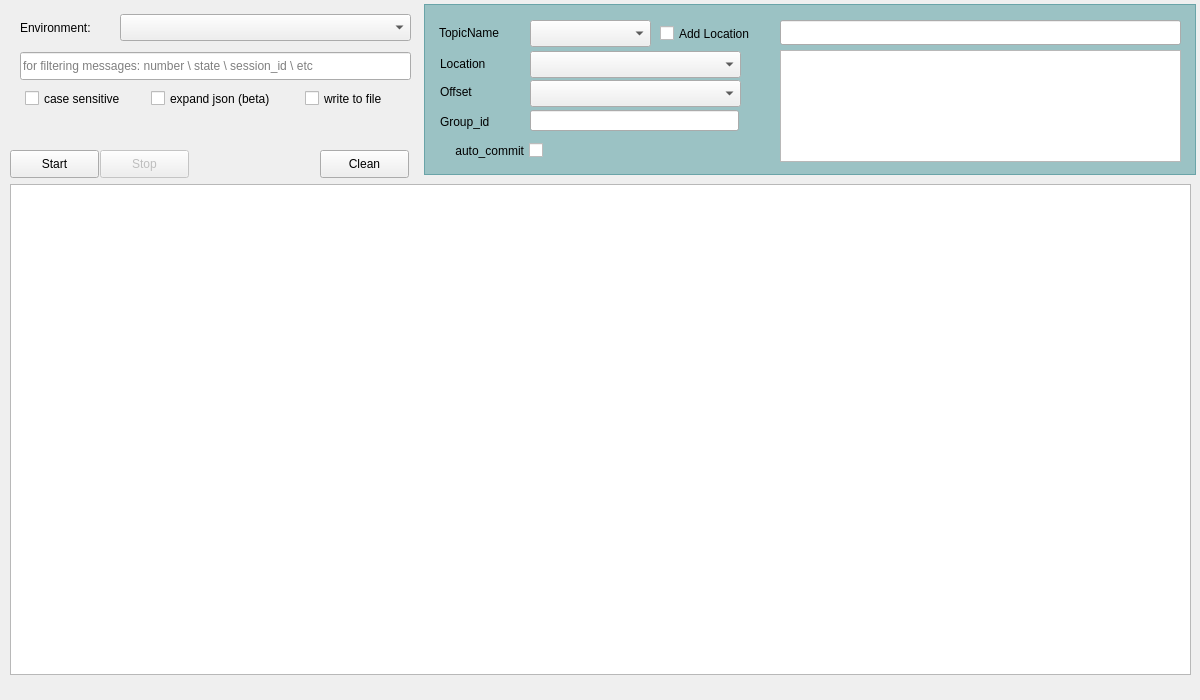
<?xml version="1.0" encoding="UTF-8"?>
<ui version="4.0">
 <class>Form</class>
 <widget class="QWidget" name="Form">
  <property name="geometry">
   <rect>
    <x>0</x>
    <y>0</y>
    <width>1200</width>
    <height>700</height>
   </rect>
  </property>
  <property name="sizePolicy">
   <sizepolicy hsizetype="Fixed" vsizetype="Fixed">
    <horstretch>0</horstretch>
    <verstretch>0</verstretch>
   </sizepolicy>
  </property>
  <property name="maximumSize">
   <size>
    <width>1200</width>
    <height>700</height>
   </size>
  </property>
  <property name="windowTitle">
   <string>KafkaConsumer</string>
  </property>
  <widget class="QPushButton" name="btnStart">
   <property name="geometry">
    <rect>
     <x>10</x>
     <y>150</y>
     <width>89</width>
     <height>28</height>
    </rect>
   </property>
   <property name="text">
    <string>Start</string>
   </property>
  </widget>
  <widget class="QPushButton" name="btnStop">
   <property name="enabled">
    <bool>false</bool>
   </property>
   <property name="geometry">
    <rect>
     <x>100</x>
     <y>150</y>
     <width>89</width>
     <height>28</height>
    </rect>
   </property>
   <property name="text">
    <string>Stop</string>
   </property>
  </widget>
  <widget class="QPushButton" name="btnFile">
   <property name="enabled">
    <bool>true</bool>
   </property>
   <property name="geometry">
    <rect>
     <x>350</x>
     <y>114</y>
     <width>34</width>
     <height>31</height>
    </rect>
   </property>
   <property name="cursor">
    <cursorShape>PointingHandCursor</cursorShape>
   </property>
   <property name="toolTip">
    <string>Open file</string>
   </property>
   <property name="styleSheet">
    <string notr="true">border: 0 solod black;</string>
   </property>
   <property name="text">
    <string/>
   </property>
   <property name="icon">
    <iconset>
     <normaloff>../img/folder.png</normaloff>../img/folder.png</iconset>
   </property>
   <property name="iconSize">
    <size>
     <width>24</width>
     <height>24</height>
    </size>
   </property>
  </widget>
  <widget class="QLabel" name="labelFile">
   <property name="geometry">
    <rect>
     <x>20</x>
     <y>120</y>
     <width>311</width>
     <height>20</height>
    </rect>
   </property>
   <property name="sizePolicy">
    <sizepolicy hsizetype="Fixed" vsizetype="Fixed">
     <horstretch>0</horstretch>
     <verstretch>0</verstretch>
    </sizepolicy>
   </property>
   <property name="layoutDirection">
    <enum>Qt::LeftToRight</enum>
   </property>
   <property name="text">
    <string/>
   </property>
   <property name="alignment">
    <set>Qt::AlignLeading|Qt::AlignLeft|Qt::AlignVCenter</set>
   </property>
  </widget>
  <widget class="QTextBrowser" name="editNotifications">
   <property name="geometry">
    <rect>
     <x>10</x>
     <y>184</y>
     <width>1181</width>
     <height>491</height>
    </rect>
   </property>
   <property name="font">
    <font>
     <pointsize>10</pointsize>
    </font>
   </property>
   <property name="html">
    <string>&lt;!DOCTYPE HTML PUBLIC &quot;-//W3C//DTD HTML 4.0//EN&quot; &quot;http://www.w3.org/TR/REC-html40/strict.dtd&quot;&gt;
&lt;html&gt;&lt;head&gt;&lt;meta name=&quot;qrichtext&quot; content=&quot;1&quot; /&gt;&lt;style type=&quot;text/css&quot;&gt;
p, li { white-space: pre-wrap; }
&lt;/style&gt;&lt;/head&gt;&lt;body style=&quot; font-family:'Cantarell'; font-size:10pt; font-weight:400; font-style:normal;&quot;&gt;
&lt;p style=&quot;-qt-paragraph-type:empty; margin-top:0px; margin-bottom:0px; margin-left:0px; margin-right:0px; -qt-block-indent:0; text-indent:0px;&quot;&gt;&lt;br /&gt;&lt;/p&gt;&lt;/body&gt;&lt;/html&gt;</string>
   </property>
  </widget>
  <widget class="QPushButton" name="btnClean">
   <property name="enabled">
    <bool>true</bool>
   </property>
   <property name="geometry">
    <rect>
     <x>320</x>
     <y>150</y>
     <width>89</width>
     <height>28</height>
    </rect>
   </property>
   <property name="text">
    <string>Clean</string>
   </property>
  </widget>
  <widget class="QLabel" name="appVersion">
   <property name="geometry">
    <rect>
     <x>860</x>
     <y>678</y>
     <width>331</width>
     <height>20</height>
    </rect>
   </property>
   <property name="layoutDirection">
    <enum>Qt::LeftToRight</enum>
   </property>
   <property name="styleSheet">
    <string notr="true">color: #999;</string>
   </property>
   <property name="text">
    <string/>
   </property>
   <property name="alignment">
    <set>Qt::AlignRight|Qt::AlignTrailing|Qt::AlignVCenter</set>
   </property>
  </widget>
  <widget class="QLabel" name="label_5">
   <property name="geometry">
    <rect>
     <x>424</x>
     <y>4</y>
     <width>772</width>
     <height>171</height>
    </rect>
   </property>
   <property name="styleSheet">
    <string notr="true">QLabel{
background: #9bc2c4;
border: 1 solid #6aa4a8;
}</string>
   </property>
   <property name="text">
    <string/>
   </property>
  </widget>
  <widget class="QPushButton" name="btnHideFile">
   <property name="enabled">
    <bool>true</bool>
   </property>
   <property name="geometry">
    <rect>
     <x>380</x>
     <y>114</y>
     <width>31</width>
     <height>31</height>
    </rect>
   </property>
   <property name="cursor">
    <cursorShape>PointingHandCursor</cursorShape>
   </property>
   <property name="toolTip">
    <string>Hide</string>
   </property>
   <property name="styleSheet">
    <string notr="true">border: 0 solod black;</string>
   </property>
   <property name="text">
    <string/>
   </property>
   <property name="icon">
    <iconset>
     <normaloff>../img/close.png</normaloff>../img/close.png</iconset>
   </property>
   <property name="iconSize">
    <size>
     <width>24</width>
     <height>24</height>
    </size>
   </property>
  </widget>
  <widget class="QComboBox" name="comboLocation">
   <property name="geometry">
    <rect>
     <x>530</x>
     <y>51</y>
     <width>211</width>
     <height>27</height>
    </rect>
   </property>
  </widget>
  <widget class="QLabel" name="label_3">
   <property name="geometry">
    <rect>
     <x>440</x>
     <y>56</y>
     <width>61</width>
     <height>16</height>
    </rect>
   </property>
   <property name="text">
    <string>Location</string>
   </property>
  </widget>
  <widget class="QLabel" name="label_9">
   <property name="geometry">
    <rect>
     <x>439</x>
     <y>25</y>
     <width>77</width>
     <height>16</height>
    </rect>
   </property>
   <property name="text">
    <string>TopicName</string>
   </property>
  </widget>
  <widget class="QComboBox" name="comboTopicName">
   <property name="geometry">
    <rect>
     <x>530</x>
     <y>20</y>
     <width>121</width>
     <height>27</height>
    </rect>
   </property>
   <property name="currentIndex">
    <number>-1</number>
   </property>
  </widget>
  <widget class="QPlainTextEdit" name="plainServers">
   <property name="geometry">
    <rect>
     <x>780</x>
     <y>50</y>
     <width>401</width>
     <height>112</height>
    </rect>
   </property>
   <property name="plainText">
    <string/>
   </property>
  </widget>
  <widget class="QComboBox" name="comboOffset">
   <property name="geometry">
    <rect>
     <x>530</x>
     <y>80</y>
     <width>211</width>
     <height>27</height>
    </rect>
   </property>
  </widget>
  <widget class="QLabel" name="label_2">
   <property name="geometry">
    <rect>
     <x>440</x>
     <y>114</y>
     <width>61</width>
     <height>16</height>
    </rect>
   </property>
   <property name="styleSheet">
    <string notr="true"/>
   </property>
   <property name="text">
    <string>Group_id </string>
   </property>
  </widget>
  <widget class="QLabel" name="label">
   <property name="geometry">
    <rect>
     <x>440</x>
     <y>84</y>
     <width>51</width>
     <height>16</height>
    </rect>
   </property>
   <property name="text">
    <string>Offset</string>
   </property>
  </widget>
  <widget class="QLineEdit" name="lineGroup">
   <property name="geometry">
    <rect>
     <x>530</x>
     <y>110</y>
     <width>209</width>
     <height>21</height>
    </rect>
   </property>
   <property name="text">
    <string/>
   </property>
  </widget>
  <widget class="QCheckBox" name="checkBoxcCommit">
   <property name="geometry">
    <rect>
     <x>432</x>
     <y>140</y>
     <width>111</width>
     <height>21</height>
    </rect>
   </property>
   <property name="layoutDirection">
    <enum>Qt::RightToLeft</enum>
   </property>
   <property name="text">
    <string>auto_commit</string>
   </property>
   <property name="checked">
    <bool>false</bool>
   </property>
  </widget>
  <widget class="QLineEdit" name="lineTopicName">
   <property name="geometry">
    <rect>
     <x>780</x>
     <y>20</y>
     <width>401</width>
     <height>25</height>
    </rect>
   </property>
   <property name="text">
    <string/>
   </property>
  </widget>
  <widget class="QCheckBox" name="checkBoxLocation">
   <property name="geometry">
    <rect>
     <x>660</x>
     <y>23</y>
     <width>101</width>
     <height>21</height>
    </rect>
   </property>
   <property name="text">
    <string>Add Location </string>
   </property>
   <property name="checked">
    <bool>false</bool>
   </property>
  </widget>
  <widget class="QComboBox" name="comboBoxEnv">
   <property name="geometry">
    <rect>
     <x>120</x>
     <y>14</y>
     <width>291</width>
     <height>27</height>
    </rect>
   </property>
   <property name="currentIndex">
    <number>-1</number>
   </property>
  </widget>
  <widget class="QCheckBox" name="checkBoxFile">
   <property name="geometry">
    <rect>
     <x>305</x>
     <y>88</y>
     <width>101</width>
     <height>21</height>
    </rect>
   </property>
   <property name="text">
    <string>write to file</string>
   </property>
   <property name="checked">
    <bool>false</bool>
   </property>
  </widget>
  <widget class="QCheckBox" name="checkBoxTree">
   <property name="enabled">
    <bool>true</bool>
   </property>
   <property name="geometry">
    <rect>
     <x>151</x>
     <y>88</y>
     <width>141</width>
     <height>21</height>
    </rect>
   </property>
   <property name="text">
    <string>expand json (beta)</string>
   </property>
   <property name="checkable">
    <bool>true</bool>
   </property>
   <property name="checked">
    <bool>false</bool>
   </property>
  </widget>
  <widget class="QCheckBox" name="checkBoxCase">
   <property name="geometry">
    <rect>
     <x>25</x>
     <y>88</y>
     <width>111</width>
     <height>21</height>
    </rect>
   </property>
   <property name="text">
    <string>case sensitive</string>
   </property>
   <property name="checked">
    <bool>false</bool>
   </property>
  </widget>
  <widget class="QLineEdit" name="lineFilter">
   <property name="geometry">
    <rect>
     <x>20</x>
     <y>52</y>
     <width>391</width>
     <height>28</height>
    </rect>
   </property>
   <property name="placeholderText">
    <string>for filtering messages: number \ state \ session_id \ etc</string>
   </property>
  </widget>
  <widget class="QLabel" name="label_6">
   <property name="geometry">
    <rect>
     <x>20</x>
     <y>20</y>
     <width>101</width>
     <height>16</height>
    </rect>
   </property>
   <property name="text">
    <string>Environment:</string>
   </property>
  </widget>
  <zorder>label_5</zorder>
  <zorder>btnStart</zorder>
  <zorder>btnStop</zorder>
  <zorder>btnFile</zorder>
  <zorder>labelFile</zorder>
  <zorder>editNotifications</zorder>
  <zorder>btnClean</zorder>
  <zorder>appVersion</zorder>
  <zorder>btnHideFile</zorder>
  <zorder>comboLocation</zorder>
  <zorder>label_3</zorder>
  <zorder>label_9</zorder>
  <zorder>comboTopicName</zorder>
  <zorder>plainServers</zorder>
  <zorder>comboOffset</zorder>
  <zorder>label_2</zorder>
  <zorder>label</zorder>
  <zorder>lineGroup</zorder>
  <zorder>checkBoxcCommit</zorder>
  <zorder>lineTopicName</zorder>
  <zorder>checkBoxLocation</zorder>
  <zorder>comboBoxEnv</zorder>
  <zorder>checkBoxFile</zorder>
  <zorder>checkBoxTree</zorder>
  <zorder>checkBoxCase</zorder>
  <zorder>lineFilter</zorder>
  <zorder>label_6</zorder>
 </widget>
 <tabstops>
  <tabstop>lineFilter</tabstop>
  <tabstop>checkBoxCase</tabstop>
  <tabstop>btnStart</tabstop>
  <tabstop>btnStop</tabstop>
  <tabstop>btnFile</tabstop>
  <tabstop>lineTopicName</tabstop>
  <tabstop>lineGroup</tabstop>
  <tabstop>comboOffset</tabstop>
  <tabstop>checkBoxcCommit</tabstop>
  <tabstop>plainServers</tabstop>
  <tabstop>editNotifications</tabstop>
 </tabstops>
 <resources/>
 <connections/>
</ui>
